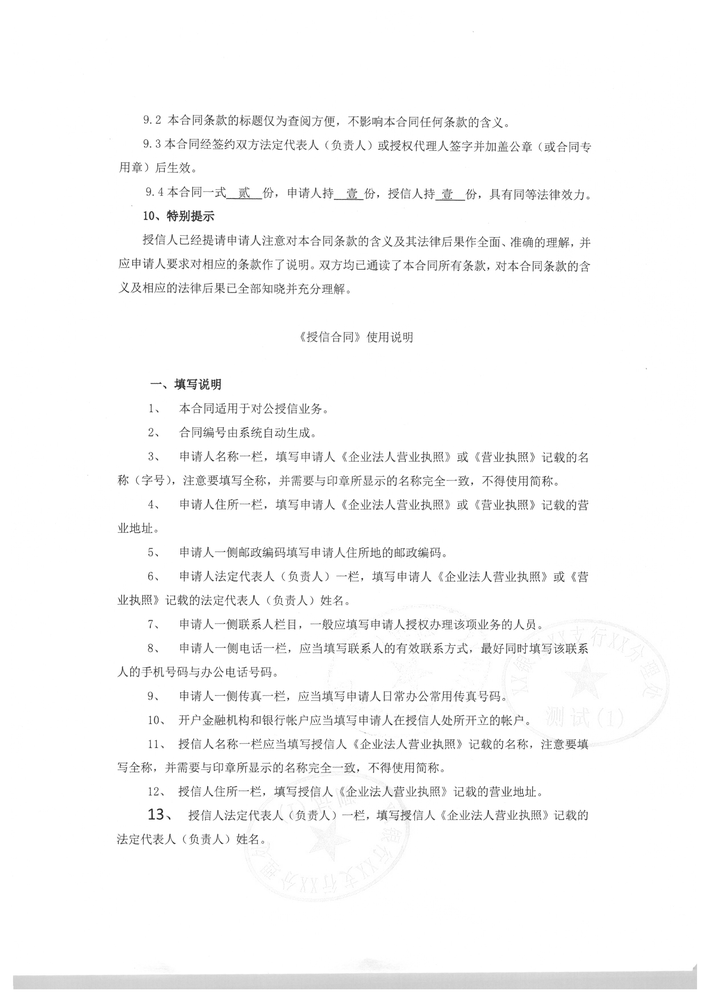
#> input picture image.png, 707 x 999 px, shrunk from 2481 x 3506 before the run
$ python -i remove_line.py   (imports and definitions only)   (older library calls are emulated)
#> lines starting #> are read from the running program, lines starting #| are printed output that depends on the picture; after the words box and inside, x2 and y2 are one past the last pixel; in counts of white or black regions, pixels touching at a corner belong together
#> further down, picture is the input picture: shape (999, 707, 3); min 19, max 255, mean 248.6
import cv2
""""
根据需要去除表格
"""

def remove_table(img):
    gray = cv2.cvtColor(img, cv2.COLOR_BGR2GRAY)
    binary = cv2.adaptiveThreshold(~gray, 255,
                                   cv2.ADAPTIVE_THRESH_GAUSSIAN_C, cv2.THRESH_BINARY, 15, -10)
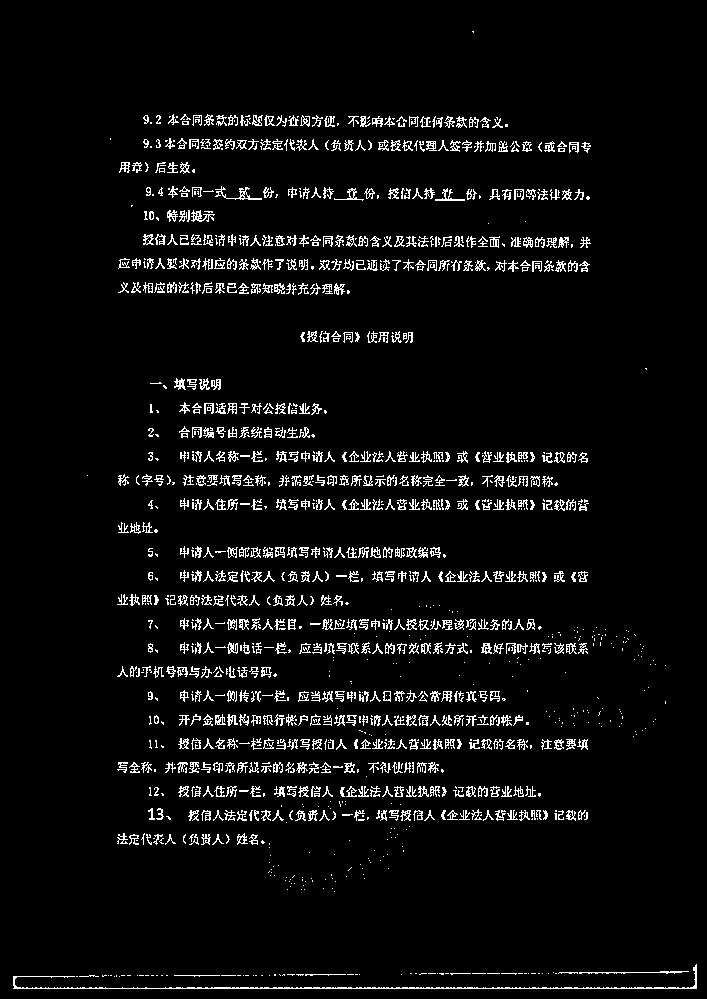
#> binary: shape (999, 707); 5.1% white in thin lines or dots
    rows, cols = binary.shape
#> rows = 999; cols = 707
    scale = 20
    # 识别横线
    kernel = cv2.getStructuringElement(cv2.MORPH_RECT, (cols // scale, 1))
    eroded = cv2.erode(binary, kernel, iterations=1)
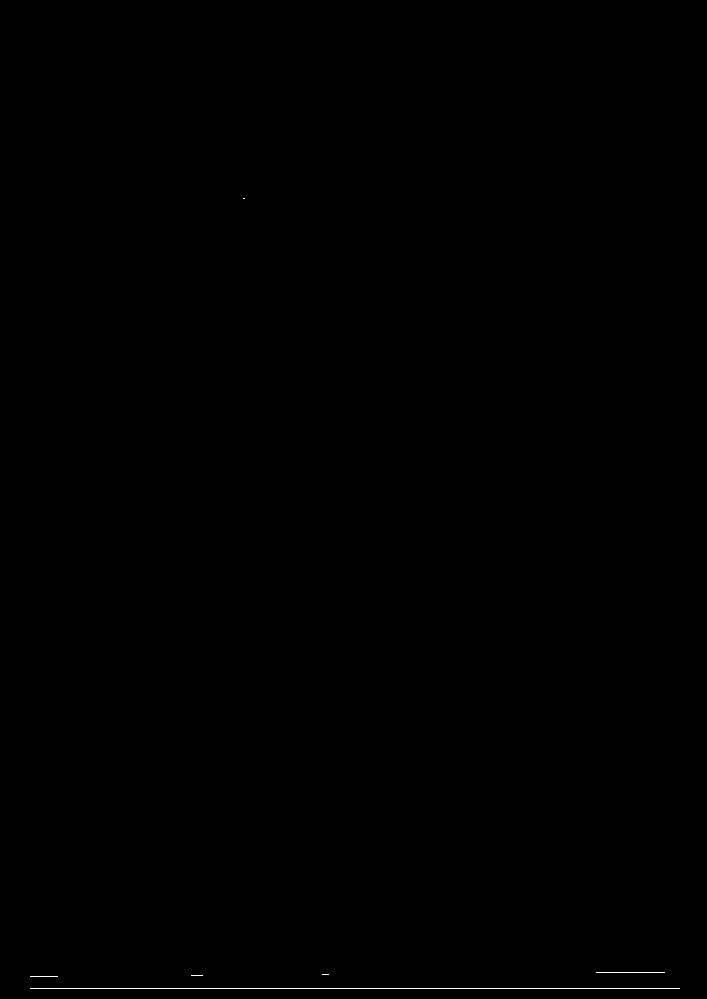
#> eroded: shape (999, 707); 0.11% white in thin lines or dots, all inside (x1, y1, x2, y2) = (30, 198, 680, 989)
    dilatedcol = cv2.dilate(eroded, kernel, iterations=1)
#> dilatedcol: shape (999, 707); 0.14% white in thin lines or dots, all inside (x1, y1, x2, y2) = (13, 198, 697, 989)
    # 识别竖线
    kernel = cv2.getStructuringElement(cv2.MORPH_RECT, (1, rows // 50))
#> kernel = 19 values from 1 to 1
    eroded = cv2.erode(binary, kernel, iterations=1)
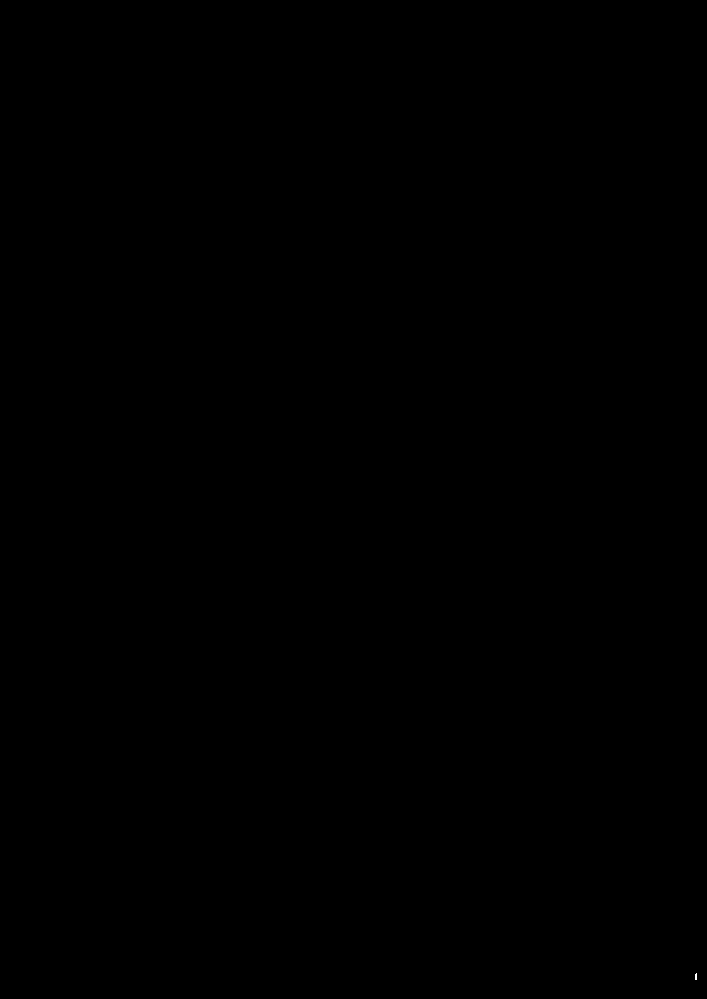
#> eroded: shape (999, 707); 0% white in thin lines or dots, all inside (x1, y1, x2, y2) = (695, 973, 697, 980)
    dilatedrow = cv2.dilate(eroded, kernel, iterations=1)
#> dilatedrow: shape (999, 707); 0.01% white in thin lines or dots, all inside (x1, y1, x2, y2) = (695, 964, 697, 989)

    # 标识交点
    bitwiseAnd = cv2.bitwise_and(dilatedcol, dilatedrow)
#> bitwiseAnd: shape (999, 707); 0% white in thin lines or dots, all inside (x1, y1, x2, y2) = (695, 988, 697, 989)

    # 标识表格
    merge = cv2.add(dilatedcol, dilatedrow)
    _, contours, hierarchy = cv2.findContours(merge, cv2.RETR_TREE, cv2.CHAIN_APPROX_SIMPLE)
#> contours = 6 contours, 5 with area under 20; largest, box (x1, y1, x2, y2) and area: (13, 964, 697, 989) 24
    cv2.drawContours(img, contours, -1, (255, 255, 255), 3)
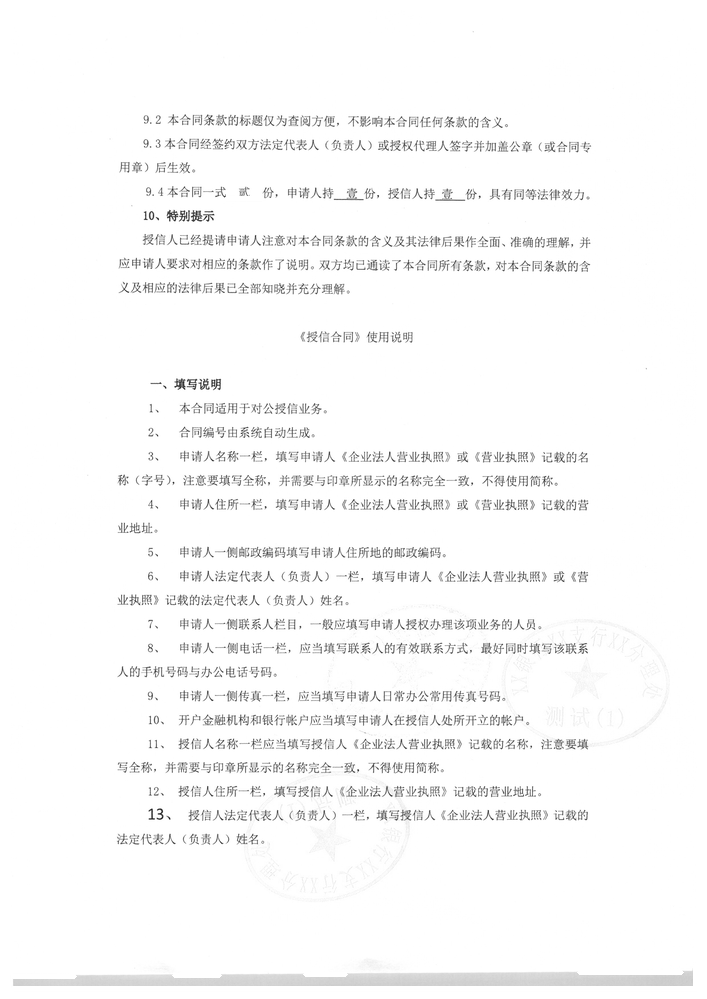
#> img: shape (999, 707, 3); 0.58% of pixels changed, all inside (x1, y1, x2, y2) = (11, 196, 698, 990)
    cv2.imwrite("C:/Users/mahao/Desktop/test2/ceshi.png", img)
    return img

#
# img = cv2.imread('C:/Users/mahao/Desktop/test2/wyzd/6.jpeg')
# img1 = remove_table(img)
# cv2.imwrite('C:/Users/mahao/Desktop/test2/1.jpg', img1)

>>> import cv2
>>> picture = cv2.imread('image.png')
>>> result = remove_table(picture)
